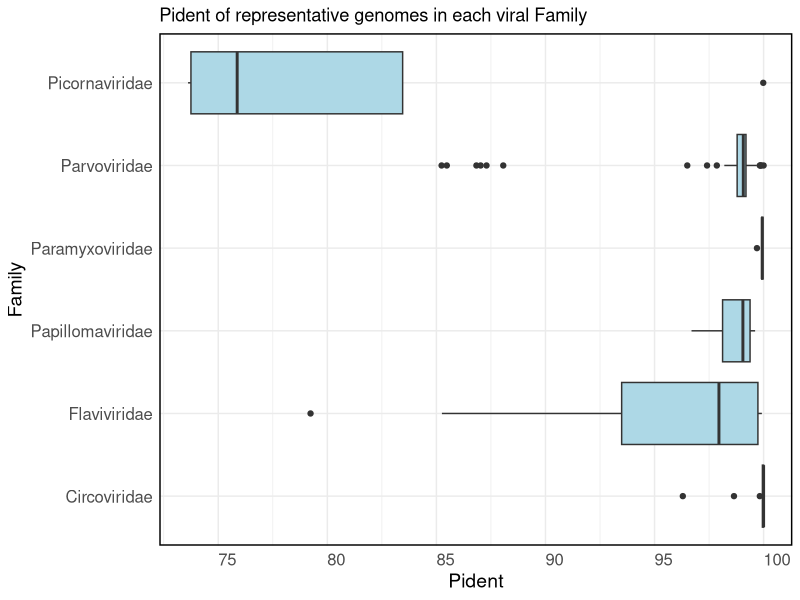

Source code (R):
library(ggplot2)
library(dplyr)

rm(list=ls())

data <-read.csv("Pidentity.csv",header=TRUE)
summary <- data %>%
  group_by(nt_qseqid, nt_saccver, Family, Genus, Species) %>%
  summarise(
    total_nt_length = sum(nt_length),
    total_nt_nident = sum(nt_nident),
    pident = (sum(nt_nident) / sum(nt_length)) * 100
  ) %>%
  ungroup()

p <- ggplot(summary, aes(y = Family, x = pident, fill = Family)) +
  geom_boxplot() +
  scale_fill_manual(values = rep("lightblue", length(unique(summary$Family)))) + 
  scale_x_continuous(breaks = seq(70, 100, by = 5)) +
  theme_minimal() +
  labs(title = "Pident of representative genomes in each viral Family", 
       x = "Pident", 
       y = "Family") +
  theme(
    panel.border = element_rect(colour = "black", fill = NA, size = 1),
    axis.text.x = element_text(size = 12, angle = 0, hjust = 0),
    axis.text.y = element_text(size = 12),
    axis.title.x = element_text(size = 14),
    axis.title.y = element_text(size = 14),
    legend.title = element_text(size = 12),
    legend.text = element_text(size = 10),
    legend.position = "none"
  )

print(p)
ggsave("Pident of representative genomes in each viral Family.pdf", width = 8, height = 6)

